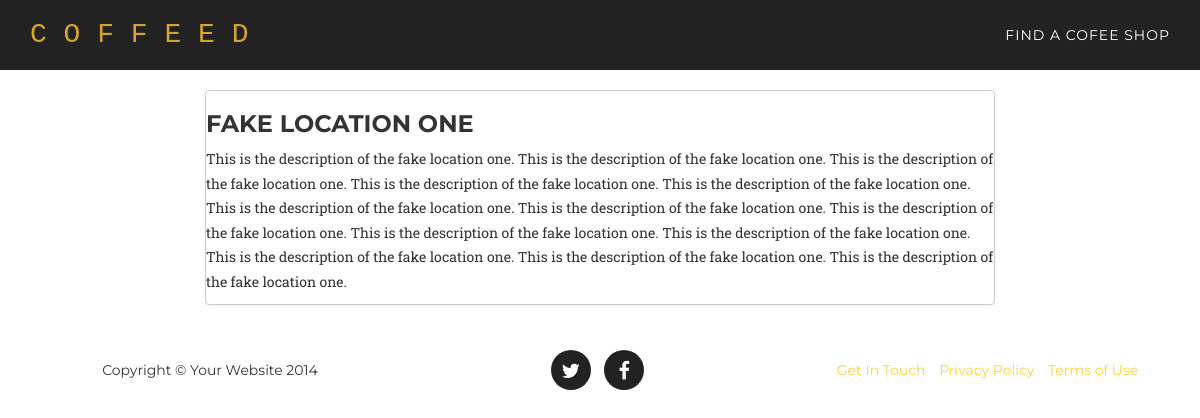
Screenshot of /location/1/detail/ with the database file from the repository.
### core/models.py (models this page shows, shortened)
class Location(models.Model):
    title = models.CharField(max_length=300)
    description = models.TextField(null=True, blank=True)
    created_at = models.DateTimeField(auto_now_add=True)

### core/views.py (the view)
# urls.py: url(r'location/(?P<pk>\d+)/detail/$', coreviews.LocationDetailView.as_view(), name='location_list'),
class LocationDetailView(DetailView):
	model = coremodels.Location
	template_name = 'location/detail.html'
	context_object_name = 'location'

### templates/location/detail.html
{% extends "base/theme.html" %}
{% block main_content %}
<div class="row main-content">
	<div class="col-md-2"></div>
	<div class="col-md-8">
		<div class="panel">
			<h3>{{ location.title }}</h3>
			<p>{{ location.description }}</p>
		</div>
	</div>
	<div class="col-md-2"></div>
</div>
{% endblock %}

### static/css/agency.css (style rules this page uses)
body { overflow-x: hidden; font-family: "Roboto Slab","Helvetica Neue",Helvetica,Arial,sans-serif; }
p { font-size: 14px; line-height: 1.75; }
h1, h2, h3, h4, h5, h6 { text-transform: uppercase; font-family: Montserrat,"Helvetica Neue",Helvetica,Arial,sans-serif; font-weight: 700; }
body { webkit-tap-highlight-color: #fed136; }
.panel { padding:0px; background-color: #fff; border: 1px solid #ccc; border-radius: 4px; -webkit-box-shadow: 0 1px 1px rgba(0,0,0,.05); box-shadow: 0 1px 1px rgba(0,0,0,.05); }
.main-content { padding-top: 90px; }

### rows the page displays
Location: title "FAKE LOCATION ONE", description "This is the description of the fake location one. This is the description of the fake location one. This is the description of the fake location one. This is the description of the fake location one. This is the description of the fake location one. This is the description of the fake location one. This is the description of the fake location one. This is the description of the fake location one. This is the description of the fake location one. This is the description of the fake location one. This is the description of the fake location one. This is the description of the fake location one. This is the description of the fake location one."
